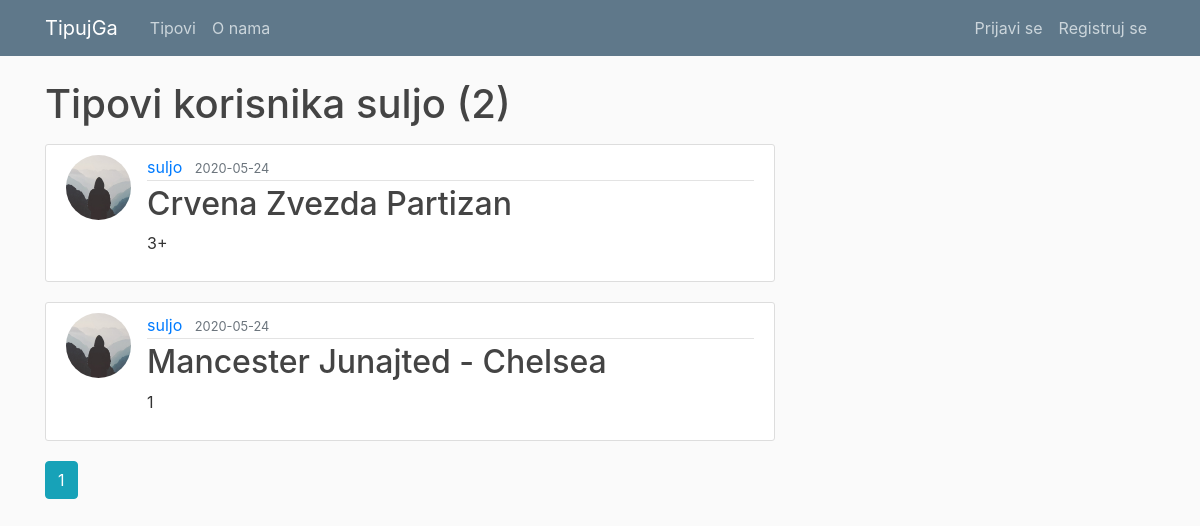
/user/suljo, run on the app's committed database.
### flaskblog/models.py (models this page shows, shortened)
class User(db.Model, UserMixin):
    id = db.Column(db.Integer, primary_key=True)
    username = db.Column(db.String(20), unique=True, nullable=False)
    email = db.Column(db.String(120), unique=True, nullable=False)
    image_file = db.Column(db.String(20), nullable=False,default='default.jpg')
    password = db.Column(db.String(60),nullable=False)
    posts = db.relationship('Post', backref='author', lazy=True)

class Post(db.Model):
    id = db.Column(db.Integer, primary_key=True)
    title = db.Column(db.String(100), nullable=False)
    date_posted = db.Column(db.DateTime, nullable=False, default=datetime.utcnow)
    content = db.Column(db.Text, nullable=False)
    user_id = db.Column(db.Integer, db.ForeignKey('user.id'), nullable=False)

### flaskblog/users/routes.py (the view)
@users.route('/user/<string:username>')
def user_posts(username):
    page = request.args.get('page', 1, type=int)
    user = User.query.filter_by(username=username).first_or_404()
    posts = Post.query.filter_by(author=user).order_by(Post.date_posted.desc()).paginate(page=page,per_page=5)
    return render_template('user_posts.html', posts=posts, user=user)

### flaskblog/templates/user_posts.html
{% extends 'layout.html' %}
{% block content %}
<h1 class="mb-3">Tipovi korisnika {{ user.username }} ({{ posts.total }})</h1>
{% for post in posts.items %}
<article class="media content-section">
  <img class="rounded-circle article-img" src="{{  url_for('static', filename='profile_pics/' + post.author.image_file)  }}">
  <div class="media-body">
    <div class="article-metadata">
      <a class="mr-2" href="{{ url_for('users.user_posts', username=post.author.username) }}">{{ post.author.username }}</a>
      <small class="text-muted">{{ post.date_posted.strftime('%Y-%m-%d') }}</small>
    </div>
    <h2><a class="article-title" href="{{ url_for('posts.post', post_id=post.id) }}">{{ post.title }}</a></h2>
    <p class="article-content">{{ post.content }}</p>
  </div>
</article>
{% endfor %}
{% for page_num in posts.iter_pages(left_edge=1, right_edge=1, left_current=1, right_current=2) %}
{% if page_num %}
{% if posts.page == page_num %}
<a class="btn btn-info mb-4" href="{{ url_for('users.user_posts', username=user.username, page=page_num) }}">{{ page_num }}</a>
{% else %}
<a class="btn btn-outline-info mb-4" href="{{ url_for('users.user_posts', username=user.username, page=page_num) }}">{{ page_num }}</a>
{% endif %}
{% else %}
...
{% endif %}
{% endfor %}
{% endblock content %}

### flaskblog/static/main.css (style rules this page uses)
body { background: #fafafa; color: #333333; margin-top: 5rem; }
h1, h2, h3, h4, h5, h6 { color: #444444; }
.content-section { background: #ffffff; padding: 10px 20px; border: 1px solid #dddddd; border-radius: 3px; margin-bottom: 20px; }
.article-title { color: #444444; }
.article-content { white-space: pre-line; }
.article-img { height: 65px; width: 65px; margin-right: 16px; }
.article-metadata { padding-bottom: 1px; margin-bottom: 4px; border-bottom: 1px solid #e3e3e3 }

### data on the page
User: username "suljo"
Post: image_file (placeholder picture), author.username "suljo", date_posted "2020-05-24", title "Crvena Zvezda Partizan", content "3+"
Post: image_file (placeholder picture), author.username "suljo", date_posted "2020-05-24", title "Mancester Junajted - Chelsea", content "1"

### other printed values
{{ posts.total }} "2"
{{ page_num }} "1"
